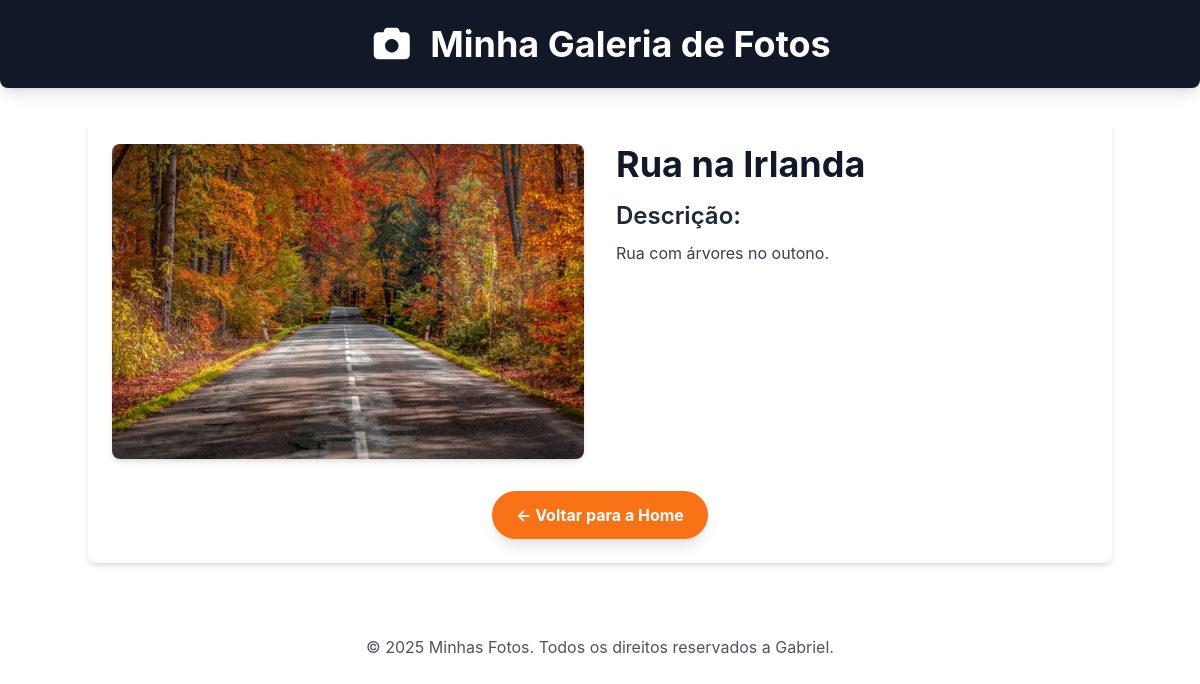
The page /fotos/foto/10/ on the database its author committed.
### fotos/models.py (models this page shows, shortened)
class Foto(models.Model):
    title = models.CharField(max_length=100)
    image = models.ImageField(upload_to='galeria/img')
    description = models.TextField(blank=True)
    created_at = models.DateTimeField(auto_now_add=True)
    updated_at = models.DateTimeField(auto_now=True)
    class Meta:
        verbose_name = 'Foto'
        verbose_name_plural = 'Fotos'
        ordering = ['-created_at']

### fotos/views.py (the view)
# urls.py: path('foto/<int:id>/', views.foto_detail, name='foto_detail'),
def foto_detail(request, id):
    foto = get_object_or_404(Foto, id=id)
    context = {'foto': foto}
    return render(request, 'fotos/foto_detail.html', context)

### fotos/templates/fotos/foto_detail.html (shortened to what this page needs)
{% load static %}
<!DOCTYPE html>
<html lang="pt-br">
<head>
    <script src="https://cdn.tailwindcss.com"></script>
    <link rel="stylesheet" href="https://cdnjs.cloudflare.com/ajax/libs/font-awesome/7.0.0/css/all.min.css">
</head>
<body>
    <header class="bg-gray-900 text-white p-6 shadow-lg rounded-b-lg">
        <div class="container mx-auto flex flex-col sm:flex-row items-center justify-center">
            <div class="flex items-center mb-4 sm:mb-0">
                <div class="text-4xl mr-4">
                    <i class="fas fa-camera"></i>
                </div>
                <h1 class="text-4xl font-bold text-center sm:text-left">
                    Minha Galeria de Fotos
                </h1>
            </div>
        </div>
    </header>
    <main class="container mx-auto p-6 mt-8 bg-white rounded-lg shadow-md">
        <div class="flex flex-col md:flex-row gap-8">
            {% if foto.image %}
            <div class="md:w-1/2">
                <img src="{{ foto.image.url }}" alt="{{ foto.title }}" class="w-full h-auto rounded-lg shadow-md">
            </div>
            {% endif %}
            <div class="md:w-1/2">
                <h2 class="text-4xl font-bold text-gray-900 mb-4">{{ foto.title }}</h2>
                <h3 class="text-2xl font-semibold text-gray-800 mb-2">Descrição:</h3>
                <p class="text-gray-700 mb-6 leading-relaxed">{{ foto.description }}</p>
            </div>
        </div>
        <div class="mt-8 text-center">
            <a href="{% url 'home' %}"
                class="inline-block bg-orange-500 hover:bg-orange-600 text-white font-bold py-3 px-6 rounded-full transition duration-300 ease-in-out shadow-lg">
                &larr; Voltar para a Home
            </a>
        </div>
    </main>
</body>
<footer class="mt-12 p-6 text-center text-gray-600">
    <p>&copy; 2025 Minhas Fotos. Todos os direitos reservados a Gabriel.</p>
</footer>
</html>

### fotos/templates/fotos/foto_detail.html (style rules this page uses)
body { font-family: 'Inter', sans-serif; }

### rows shown on the page
Foto: image (picture), title "Rua na Irlanda", description "Rua com árvores no outono."
